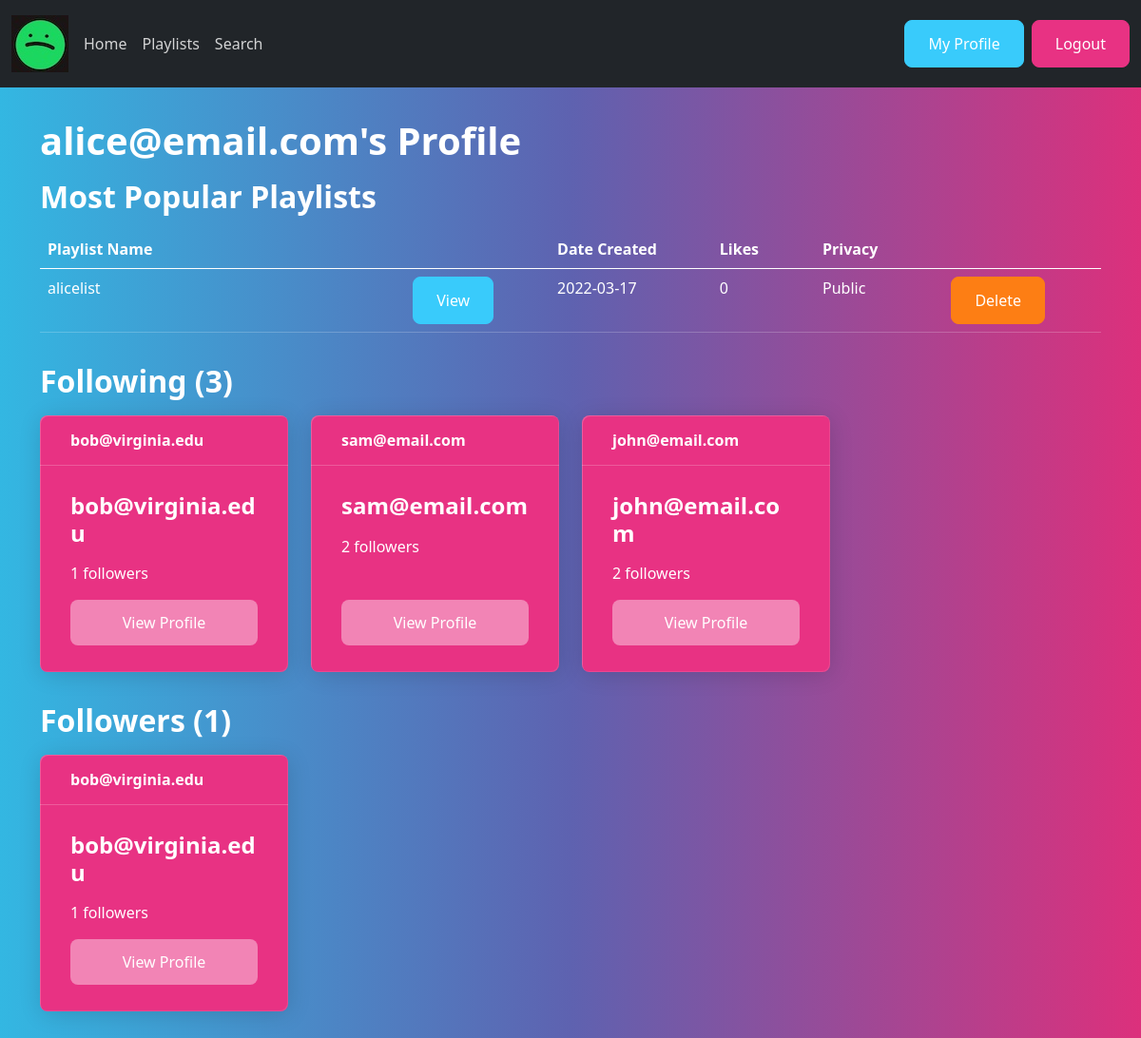
Page /php_playlists/profile.php?user=2 (signed in) on the committed database.
### tables this page shows
CREATE TABLE user (
    user_id INT NOT NULL AUTO_INCREMENT PRIMARY KEY,
    email VARCHAR(100) NOT NULL,
    num_followers INT NOT NULL,
    password VARCHAR(100) NOT NULL
);

CREATE TABLE created_by (
    user_id INT NOT NULL,
    playlist_id INT NOT NULL PRIMARY KEY,
    FOREIGN KEY (user_id) REFERENCES user(user_id),
    FOREIGN KEY (playlist_id) REFERENCES playlist(playlist_id)
);

CREATE TABLE playlist (
    playlist_id INT NOT NULL AUTO_INCREMENT PRIMARY KEY,
    name VARCHAR(200) NOT NULL,
    date_created DATE NOT NULL,
    num_likes INT NOT NULL,
    is_public BOOL NOT NULL
);

CREATE TABLE follows (
    follower INT NOT NULL,
    followed INT NOT NULL,
    PRIMARY KEY (follower, followed),
    FOREIGN KEY (follower) REFERENCES user(user_id),
    FOREIGN KEY (followed) REFERENCES user(user_id)
);

### php_playlists/userlibs/user_fxs.php (called while the page is built, shortened)
<?php
function getUser($userId) {
    global $db;
    $query = "SELECT * FROM user
        WHERE user_id=:id";
    $statement = $db->prepare($query);
    $statement->bindValue(':id', $userId);
    $statement->execute();
    $results = $statement->fetch();
    return $results;
}

### php_playlists/userlibs/playlist_fxs.php (called while the page is built, shortened)
<?php
function getPopular($userId) {
    global $db;
    $query = "SELECT * FROM playlist
        INNER JOIN created_by
        ON playlist.playlist_id = created_by.playlist_id
        WHERE user_id=:id
        ORDER BY num_likes DESC
        LIMIT 3";
    $statement = $db->prepare($query);
    $statement->bindValue(':id', $userId);
    $statement->execute();
    $results = $statement->fetchAll();
    return $results;
}

### php_playlists/userlibs/follower_fxs.php (called while the page is built, shortened)
<?php
function getFollowers($userId) {
    global $db;
    $query = "SELECT * FROM user
        INNER JOIN follows ON user.user_id = follows.follower
        WHERE followed=:id";
    $statement = $db->prepare($query);
    $statement->bindValue(':id', $userId);
    $statement->execute();
    $results = $statement->fetchAll();
    return $results;
}
function getFollowing($userId) {
    global $db;
    $query = "SELECT * FROM user
        INNER JOIN follows ON user.user_id = follows.followed
        WHERE follower=:id";
    $statement = $db->prepare($query);
    $statement->bindValue(':id', $userId);
    $statement->execute();
    $results = $statement->fetchAll();
    return $results;
}

### php_playlists/profile.php (the view, shortened to what this page needs)
<?php
require('connect-db.php');
require('userlibs/user_fxs.php');
require('userlibs/follower_fxs.php');
require('userlibs/playlist_fxs.php');
$displayName = '';
$list_of_playlists = [];
$followers = [];
$following = [];
if (isset($_GET['user']) and ($_GET['user'] != $_SESSION['id'])) {
    $uName = getUser($_GET['user'])['email'];
    $displayName = "{$uName}'s";
    $list_of_playlists = getPopular($_GET['user']);
    $followers = getFollowers($_GET['user']);
    $following = getFollowing($_GET['user']);
}
else {
    $displayName = 'My';
    $list_of_playlists = getPopular($_SESSION['id']);
    $followers = getFollowers($_SESSION['id']);
    $following = getFollowing($_SESSION['id']);
}
$numFollowers = sizeof($followers);
$numFollowing = sizeof($following);
?>
<!DOCTYPE html>
<html>
<head>
    <link rel="stylesheet" type="text/css" href="style/bootstrap.min.css">
</head>
<body>
<nav class="navbar navbar-expand-lg navbar-dark bg-dark">
    <div class="container-fluid">
        <a href="#" class="img-fluid" style="margin-right: 8px"><img src="style/spot.jpg"></a>
        <div class="collapse navbar-collapse" id="navbarColor01">
            <ul class="navbar-nav me-auto">
                <li class="nav-item">
                    <a class="nav-link" href="homepage.php">Home</a>
                </li>
                <li class="nav-item">
                    <a class="nav-link" href="user-library.php">Playlists</a>
                </li>
                <li class="nav-item">
                    <a class="nav-link" href="search.php">Search</a>
                </li>
            </ul>
            <a class="btn btn-info mx-1" href="profile.php">My Profile</a>
            <a class="btn btn-primary" href="signout.php">Logout</a>
        </div>
    </div>
</nav>
<div class="container mt-3">
    <h1><?php echo $displayName; ?> Profile</h1>
    <h2>Most Popular Playlists</h2>
    <table class="table table-hover">
        <thead>
        <tr>
            <th width="18%">Playlist Name</th>
            <th width="5%"></th>
            <th width="8%">Date Created</th>
            <th width="5%">Likes</th>
            <th width="6%">Privacy</th>
            <th width="5%"></th>
        </tr>
        </thead>
        <?php foreach ($list_of_playlists as $playlist): ?>
            <tr>
                <td> <?php echo $playlist['name']; ?>
                </td>
                <td>
                    <a href="<?php echo "playlist_display.php?playlist={$playlist['playlist_id']}"?>"
                       class="btn btn-info">View</a>
                </td>
                <td> <?php echo $playlist['date_created']; ?> </td>
                <td> <?php echo $playlist['num_likes']; ?> </td>
                <td>
                    <?php
                    if($playlist['is_public'] == 0) {
                        echo "Private";
                    }
                    else {
                        echo "Public";
                    }
                    ?>
                </td>
                <td>
                    <form action="user-library.php" method="post">
                        <input type="submit" value="Delete" name="btnAction"
                               class="btn btn-danger" />
                    </form>
                </td>
            </tr>
        <?php endforeach; ?>
    </table>
    <h2>Following (<?php echo $numFollowing?>)</h2>
    <div class="row">
        <?php foreach ($following as $followed): ?>
            <div class="col-lg-3 d-flex align-items-stretch">
                <div class="card text-white bg-primary mb-3 w-100" style="max-width: 20rem;">
                    <div class="card-header"><?php echo $followed['email'] ?></div>
                    <div class="card-body d-flex flex-column">
                        <h4 class="card-title"><?php echo $followed['email'] ?></h4>
                        <p class="card-text"><?php echo sizeof(getFollowers($followed['user_id'])) ?> followers</p>
                        <a href="<?php echo "profile.php?user={$followed['user_id']}" ?>" class="btn mt-auto btn-secondary stretched-link">View Profile</a>
                    </div>
                </div>
            </div>
        <?php endforeach; ?>
    </div>
    <h2>Followers (<?php echo $numFollowers?>)</h2>
    <div class="row">
        <?php foreach ($followers as $follower): ?>
        <div class="col-lg-3 d-flex align-items-stretch">
            <div class="card text-white bg-primary mb-3 w-100" style="max-width: 20rem;">
                <div class="card-header"><?php echo $follower['email'] ?></div>
                <div class="card-body d-flex flex-column">
                    <h4 class="card-title"><?php echo $follower['email'] ?></h4>
                    <p class="card-text"><?php echo sizeof(getFollowers($follower['user_id'])) ?> followers</p>
                    <a href="<?php echo "profile.php?user={$follower['user_id']}" ?>" class="btn mt-auto btn-secondary stretched-link">View Profile</a>
                </div>
            </div>
        </div>
        <?php endforeach; ?>
    </div>
</div>
</body>
</html>

### rows in the picture
user: email "alice@email.com's"
created_by: playlist_id.name "alicelist", playlist_id.date_created "2022-03-17", playlist_id.num_likes "0"
follows: followed.email "bob@virginia.edu", sizeof(getFollowers($followed['user_id'])) "1"
follows: followed.email "sam@email.com", sizeof(getFollowers($followed['user_id'])) "2"
follows: followed.email "john@email.com", sizeof(getFollowers($followed['user_id'])) "2"
follows: follower.email "bob@virginia.edu", sizeof(getFollowers($follower['user_id'])) "1"

### other values in the picture
$numFollowing "3"
$numFollowers "1"
